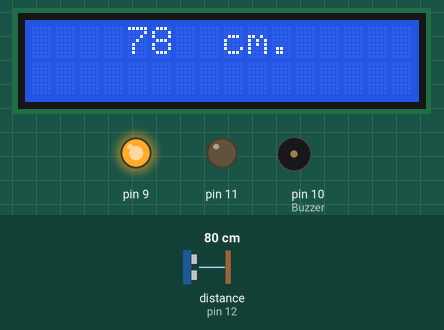
This sketch was run on a simulated Arduino Uno, built with avr-gcc and run on an emulated ATmega328P. Shown: 16×2 character LCD, output pins drawn as LEDs (lit = HIGH), buzzer (waves = sounding, pin HIGH). Wiring (inferred from the names in the program): ultrasonic range finder: trigger pin 13; echo pin 12. Dashed ring = blinking. The inputs (shaded band) are chosen by the test bench; at power-on: distance to the obstacle (sensor on pin 12) 80 cm. The echo pulse lasts 58.3 µs per cm; pins used as bus, display or sensor lines are not drawn; what the sketch prints to the serial monitor is not drawn.

Above: at 1.2 s.
1.3 s: distance to the obstacle (sensor on pin 12) set to 35 cm
At 1.8 s:
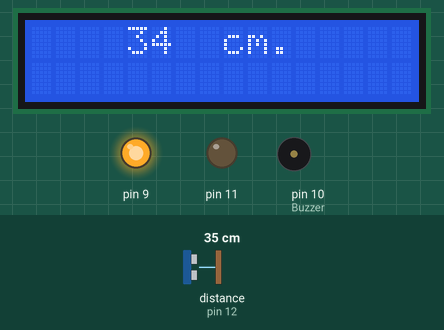
3.0 s: distance to the obstacle (sensor on pin 12) set to 28 cm
At 3.7 s:
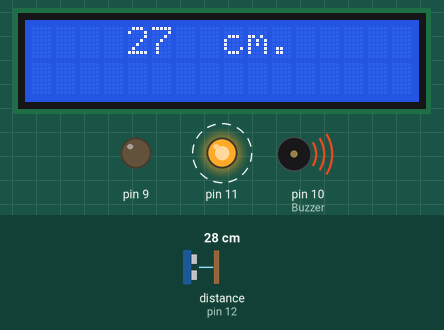
5.0 s: distance to the obstacle (sensor on pin 12) set to 2 cm
At 5.7 s:
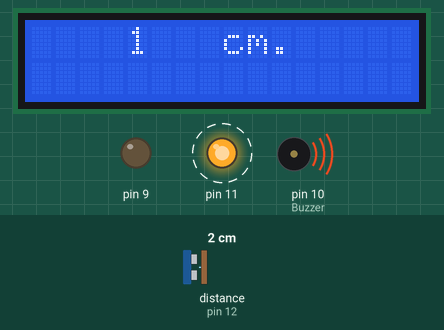
6.5 s: distance to the obstacle (sensor on pin 12) set to 13 cm
At 6.82 s:
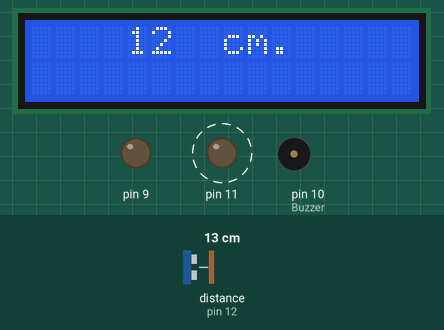
8.0 s: distance to the obstacle (sensor on pin 12) set to 33 cm
At 9.2 s:
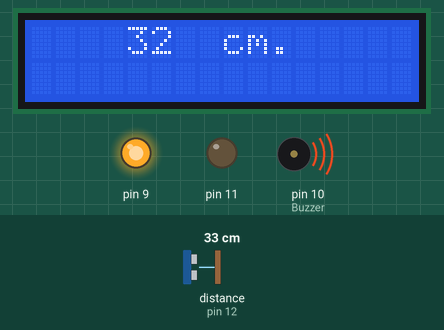
9.5 s: distance to the obstacle (sensor on pin 12) set to 27 cm
At 9.92 s:
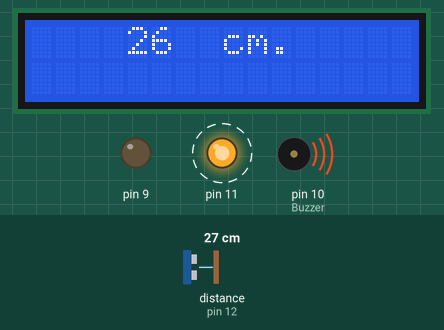
Timing chart, 0 to 12.1 s (numbered marks = the images above; inputs shaded):
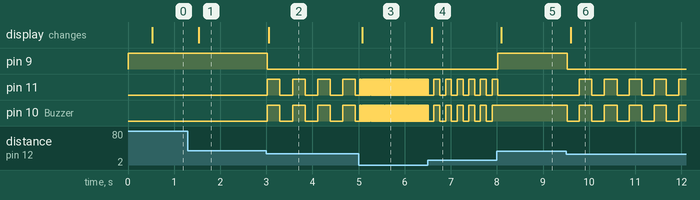

The sketch:

MiniJect1.ino
```cpp
#include <LiquidCrystal_I2C.h>

#define trig 13
#define echo 12
LiquidCrystal_I2C lcd(0x27,16,2);
long currentMillis = 0;
long previousMillis = 0;
long previousMillis1 = 0;
boolean LED_state = 0;

void setup() {
  pinMode(10, OUTPUT);//Buzzer
  pinMode(11, OUTPUT);
  pinMode(9, OUTPUT);
  pinMode(trig, OUTPUT);
  pinMode(echo, INPUT);
  digitalWrite(9, 1);// 1 = HIGH , 0 = LOW

  lcd.init();// initialize the lcd
  //lcd.noBacklight();   // ปิด backlight
  lcd.backlight();       // เปิด backlight


  Serial.begin(9600);
}
void loop()
{
  int distance = scan();
  currentMillis = millis(); //Returns the number of milliseconds passed since the Arduino board began running the current program

  if (currentMillis - previousMillis1 >= 500)  {
        LCDdisplay(distance); //เรียกใช้Function LCDdisplay ส่งค่าระยะที่วัดได้เข้าไป
        previousMillis1 = currentMillis; // เพิ่มค่าตัวลบ(อัพเดตเวลา)
      }


  if (distance <= 100) {
     if (distance >= 1 && distance <= 30) {
        digitalWrite(9, 0);

        //distance น้อย ไฟกระพริบเร็ว
        if ((currentMillis - previousMillis >= 10 * distance) && LED_state == 0) {
          digitalWrite(11, 1);
          analogWrite(10, 255);
          LED_state = 1;
          previousMillis = currentMillis; // เพิ่มค่าตัวลบ(อัพเดตเวลา)
        }
        else if ((currentMillis - previousMillis >= 10 * distance) && LED_state == 1) {
          digitalWrite(11, 0);
          analogWrite(10, 0);
          LED_state = 0;
          previousMillis = currentMillis;// เพิ่มค่าตัวลบ(อัพเดตเวลา)
        }
     }
     else {
        digitalWrite(11, 0);
        digitalWrite(9, 1);
     }

  }
  else {
     digitalWrite(11, 0);
     digitalWrite(9, 1);
  }

}


int scan() {
  int duration, cm; // duration-->สำหรับเก็บค่าเวลาที่เสียงเดินทาง , cm --> สำหรับเก็บค่าระยะทางที่คำนวณได้
  // เคลียร์ค่าขา trig ป้องกันกรณีสถานะค้างเก่าค้างอยู่
  digitalWrite(trig, LOW);
  delayMicroseconds(2);
  // ให้ขา trig ส่งคลื่นออกไป 10 ไมโครวินาทีแล้วปิด
  digitalWrite(trig, HIGH);
  delayMicroseconds(5);
  digitalWrite(trig, LOW);

 // จับเวลาจนกว่าจะมีคลื่นเสียงมากระทบ echo โดยคำสั่ง pulseIn
  duration = pulseIn(echo, HIGH);
 // cm = microsecondsToCentimeters(duration);
  cm = (duration*0.034)/2;

  Serial.print(cm);
  Serial.println(" cm");
  delay(10);

  return cm;
}

//int microsecondsToCentimeters(int microseconds)
//{
//  // The speed of sound is 340 m/s or 29 microseconds per centimeter.
//  // The ping travels out and back, so to find the distance of the
//  // object we take half of the distance travelled.
//  return microseconds / 29 / 2;
//}

void LCDdisplay(int x){
    //long y=x/100;
   lcd.clear();
   lcd.home();
   lcd.setCursor(4, 0);
   lcd.print(x);
   lcd.setCursor(8, 0);
   lcd.print("cm.");
  }
```

Measured:
- the behaviour switches between 32 and 31 cm on distance to the obstacle (sensor on pin 12) (found by bisection; images 1 and 2)
- after the input at 1.3 s, the display: changes after 0.23 s (image 1)
- after the input at 3.0 s, pin 9: HIGH → LOW at once; pin 11, pin 10 (Buzzer): alternates HIGH for 0.27 s and LOW for 0.27 s, starting at once; the display: changes after 0.05 s (image 2)
- after the input at 5.0 s, pin 11, pin 10 (Buzzer): alternates HIGH for 0.01 s and LOW for 0.01 s, starting at once; the display: changes after 0.08 s (image 3)
- after the input at 6.5 s, pin 11, pin 10 (Buzzer): alternates HIGH for 0.13 s and LOW for 0.13 s, starting after 0.13 s; the display: changes after 0.09 s (image 4)
- after the input at 8.0 s, pin 9: LOW → HIGH at once; pin 11: goes on until 8.0 s, then stays LOW; pin 10 (Buzzer): stops changing and stays HIGH; the display: changes after 0.10 s (image 5)
- after the input at 9.5 s, pin 9: HIGH → LOW at once; pin 11: alternates HIGH for 0.27 s and LOW for 0.27 s, starting after 0.29 s; pin 10 (Buzzer): alternates HIGH for 0.27 s and LOW for 0.27 s, starting at once; the display: changes after 0.11 s (image 6)
